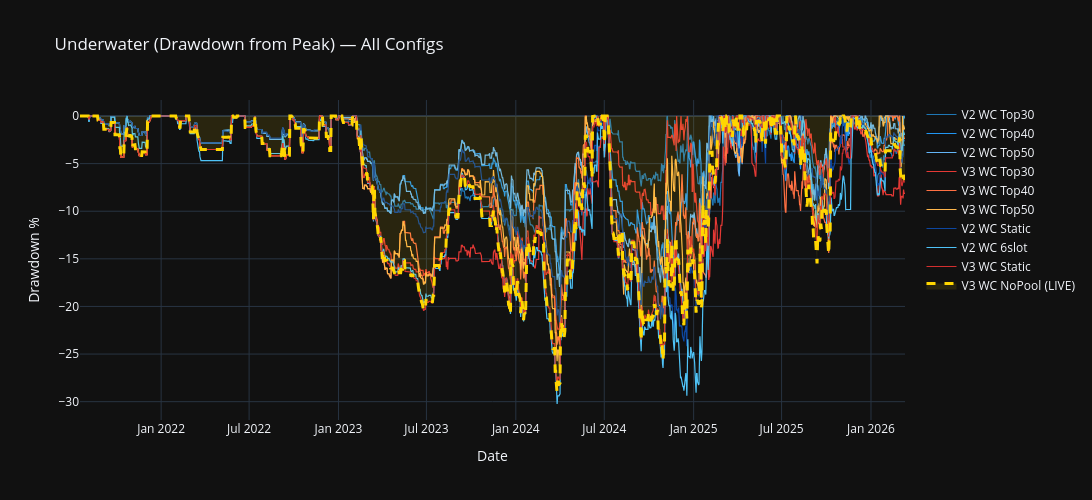

The code cell stored with this chart in its notebook:
### Markdown cell above
---
## 4. Drawdown Comparison

### Code cell
fig_dd = go.Figure()

for label in dd_series:
    dd = dd_series[label]
    color = COLOR_MAP.get(label, "gray")
    is_live = label == LIVE_CONFIG
    width = 3 if is_live else 1.2
    dash = "dash" if is_live else "solid"

    fig_dd.add_trace(
        go.Scatter(
            x=dd.index, y=dd.values * 100,
            name=f"{label} (LIVE)" if is_live else label,
            line=dict(color=color, width=width, dash=dash),
            fill="tozeroy" if is_live else None,
            fillcolor=f"rgba(255,214,0,0.10)" if is_live else None,
            hovertemplate="%{x|%Y-%m-%d}<br>%{y:.1f}%<extra>" + label + "</extra>",
        )
    )

fig_dd.update_layout(
    height=500, width=1200,
    title="Underwater (Drawdown from Peak) — All Configs",
    yaxis_title="Drawdown %",
    xaxis_title="Date",
    hovermode="x unified",
)
fig_dd.show()

### Figure 1 — Plotly figure (JSON) as saved in the notebook; plotly's stock layout.template omitted (floating-point values rounded to 4 significant figures; data arrays with more than 128 entries replaced by an {"elided": "..."} marker saying what was removed)
{"data": [{"hovertemplate": "%{x|%Y-%m-%d}<br>%{y:.1f}%<extra>V2 WC Top30</extra>", "line": {"color": "#1f77b4", "dash": "solid", "width": 1.2}, "name": "V2 WC Top30", "type": "scatter", "x": {"elided": "1699 str values"}, "y": {"elided": "1699 float values"}}, {"hovertemplate": "%{x|%Y-%m-%d}<br>%{y:.1f}%<extra>V2 WC Top40</extra>", "line": {"color": "#2196F3", "dash": "solid", "width": 1.2}, "name": "V2 WC Top40", "type": "scatter", "x": {"elided": "1699 str values"}, "y": {"elided": "1699 float values"}}, {"hovertemplate": "%{x|%Y-%m-%d}<br>%{y:.1f}%<extra>V2 WC Top50</extra>", "line": {"color": "#64B5F6", "dash": "solid", "width": 1.2}, "name": "V2 WC Top50", "type": "scatter", "x": {"elided": "1699 str values"}, "y": {"elided": "1699 float values"}}, {"hovertemplate": "%{x|%Y-%m-%d}<br>%{y:.1f}%<extra>V3 WC Top30</extra>", "line": {"color": "#e53935", "dash": "solid", "width": 1.2}, "name": "V3 WC Top30", "type": "scatter", "x": {"elided": "1699 str values"}, "y": {"elided": "1699 float values"}}, {"hovertemplate": "%{x|%Y-%m-%d}<br>%{y:.1f}%<extra>V3 WC Top40</extra>", "line": {"color": "#FF7043", "dash": "solid", "width": 1.2}, "name": "V3 WC Top40", "type": "scatter", "x": {"elided": "1699 str values"}, "y": {"elided": "1699 float values"}}, {"hovertemplate": "%{x|%Y-%m-%d}<br>%{y:.1f}%<extra>V3 WC Top50</extra>", "line": {"color": "#FFB74D", "dash": "solid", "width": 1.2}, "name": "V3 WC Top50", "type": "scatter", "x": {"elided": "1699 str values"}, "y": {"elided": "1699 float values"}}, {"hovertemplate": "%{x|%Y-%m-%d}<br>%{y:.1f}%<extra>V2 WC Static</extra>", "line": {"color": "#0D47A1", "dash": "solid", "width": 1.2}, "name": "V2 WC Static", "type": "scatter", "x": {"elided": "1699 str values"}, "y": {"elided": "1699 float values"}}, {"hovertemplate": "%{x|%Y-%m-%d}<br>%{y:.1f}%<extra>V2 WC 6slot</extra>", "line": {"color": "#4FC3F7", "dash": "solid", "width": 1.2}, "name": "V2 WC 6slot", "type": "scatter", "x": {"elided": "1699 str values"}, "y": {"elided": "1699 float values"}}, {"hovertemplate": "%{x|%Y-%m-%d}<br>%{y:.1f}%<extra>V3 WC Static</extra>", "line": {"color": "#D32F2F", "dash": "solid", "width": 1.2}, "name": "V3 WC Static", "type": "scatter", "x": {"elided": "1699 str values"}, "y": {"elided": "1699 float values"}}, {"fill": "tozeroy", "fillcolor": "rgba(255,214,0,0.10)", "hovertemplate": "%{x|%Y-%m-%d}<br>%{y:.1f}%<extra>V3 WC NoPool</extra>", "line": {"color": "#FFD600", "dash": "dash", "width": 3}, "name": "V3 WC NoPool (LIVE)", "type": "scatter", "x": {"elided": "1699 str values"}, "y": {"elided": "1699 float values"}}], "layout": {"height": 500, "hovermode": "x unified", "title": {"text": "Underwater (Drawdown from Peak) — All Configs"}, "width": 1200, "xaxis": {"title": {"text": "Date"}}, "yaxis": {"title": {"text": "Drawdown %"}}}}
